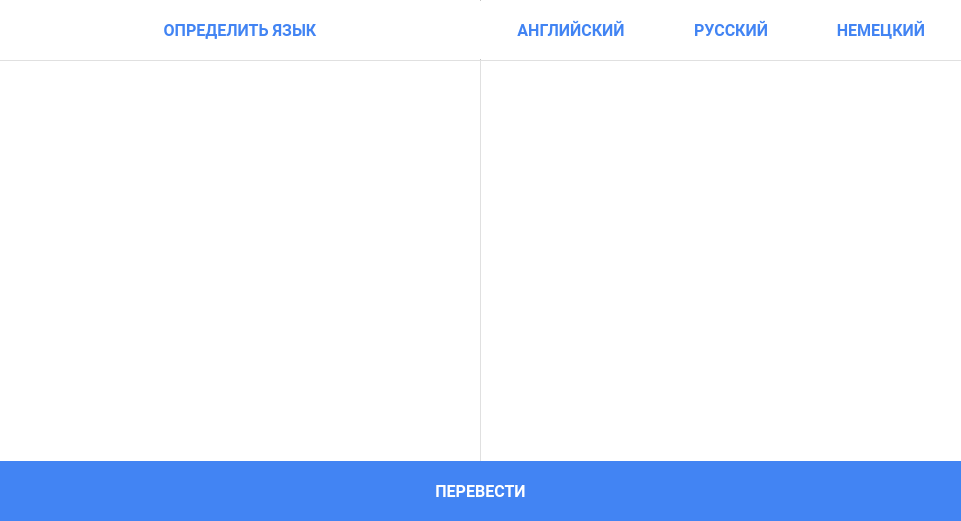
<?xml version="1.0" encoding="UTF-8"?>
<ui version="4.0">
 <class>MainWindow</class>
 <widget class="QMainWindow" name="MainWindow">
  <property name="geometry">
   <rect>
    <x>0</x>
    <y>0</y>
    <width>961</width>
    <height>521</height>
   </rect>
  </property>
  <property name="windowTitle">
   <string>MainWindow</string>
  </property>
  <property name="styleSheet">
   <string notr="true">background-color: #e0e0e0;</string>
  </property>
  <widget class="QWidget" name="centralwidget">
   <widget class="QPlainTextEdit" name="input_text">
    <property name="geometry">
     <rect>
      <x>0</x>
      <y>61</y>
      <width>480</width>
      <height>400</height>
     </rect>
    </property>
    <property name="font">
     <font>
      <family>Roboto</family>
      <pointsize>16</pointsize>
     </font>
    </property>
    <property name="styleSheet">
     <string notr="true">background-color: white;
border: 0;
padding: 25px
</string>
    </property>
   </widget>
   <widget class="QPlainTextEdit" name="output_text">
    <property name="geometry">
     <rect>
      <x>481</x>
      <y>61</y>
      <width>480</width>
      <height>400</height>
     </rect>
    </property>
    <property name="font">
     <font>
      <family>Roboto</family>
      <pointsize>16</pointsize>
     </font>
    </property>
    <property name="styleSheet">
     <string notr="true">background-color: white;
border: 0;
padding: 25px
</string>
    </property>
   </widget>
   <widget class="QFrame" name="toolbar">
    <property name="geometry">
     <rect>
      <x>0</x>
      <y>0</y>
      <width>961</width>
      <height>60</height>
     </rect>
    </property>
    <property name="styleSheet">
     <string notr="true">background-color: white;

</string>
    </property>
    <property name="frameShape">
     <enum>QFrame::StyledPanel</enum>
    </property>
    <property name="frameShadow">
     <enum>QFrame::Raised</enum>
    </property>
    <widget class="QPushButton" name="btn_check_lang">
     <property name="geometry">
      <rect>
       <x>0</x>
       <y>0</y>
       <width>480</width>
       <height>60</height>
      </rect>
     </property>
     <property name="font">
      <font>
       <family>Roboto</family>
       <pointsize>12</pointsize>
       <weight>75</weight>
       <bold>true</bold>
       <underline>false</underline>
      </font>
     </property>
     <property name="styleSheet">
      <string notr="true">QPushButton {
	color: #4284f3;
	border: 0;
	border-top: 4px solid transparent;
	border-bottom: 4px solid transparent;

}

QPushButton:hover {
	background-color: #d4e8fa;
}

QPushButton:pressed {
	border-top: 4px solid transparent;
	border-bottom: 4px solid #4284f3;
	background-color: white;
}</string>
     </property>
     <property name="text">
      <string>ОПРЕДЕЛИТЬ ЯЗЫК</string>
     </property>
     <property name="checkable">
      <bool>true</bool>
     </property>
     <property name="checked">
      <bool>true</bool>
     </property>
     <property name="autoRepeat">
      <bool>false</bool>
     </property>
    </widget>
    <widget class="QPushButton" name="btn_eng_lang">
     <property name="geometry">
      <rect>
       <x>481</x>
       <y>0</y>
       <width>180</width>
       <height>60</height>
      </rect>
     </property>
     <property name="font">
      <font>
       <family>Roboto</family>
       <pointsize>12</pointsize>
       <weight>75</weight>
       <bold>true</bold>
       <underline>false</underline>
      </font>
     </property>
     <property name="styleSheet">
      <string notr="true">QPushButton {
	color: #4284f3;
	border: 0;
	border-top: 4px solid transparent;
	border-bottom: 4px solid transparent;

}

QPushButton:hover {
	background-color: #d4e8fa;
}

QPushButton:pressed {
	border-top: 4px solid transparent;
	border-bottom: 4px solid #4284f3;
	background-color: white;
}</string>
     </property>
     <property name="text">
      <string>АНГЛИЙСКИЙ</string>
     </property>
     <property name="checkable">
      <bool>true</bool>
     </property>
     <property name="checked">
      <bool>true</bool>
     </property>
     <property name="autoRepeat">
      <bool>false</bool>
     </property>
    </widget>
    <widget class="QPushButton" name="btn_ru_lang">
     <property name="geometry">
      <rect>
       <x>661</x>
       <y>0</y>
       <width>140</width>
       <height>60</height>
      </rect>
     </property>
     <property name="font">
      <font>
       <family>Roboto</family>
       <pointsize>12</pointsize>
       <weight>75</weight>
       <bold>true</bold>
       <underline>false</underline>
      </font>
     </property>
     <property name="styleSheet">
      <string notr="true">QPushButton {
	color: #4284f3;
	border: 0;
	border-top: 4px solid transparent;
	border-bottom: 4px solid transparent;

}

QPushButton:hover {
	background-color: #d4e8fa;
}

QPushButton:pressed {
	border-top: 4px solid transparent;
	border-bottom: 4px solid #4284f3;
	background-color: white;
}</string>
     </property>
     <property name="text">
      <string>РУССКИЙ</string>
     </property>
     <property name="checkable">
      <bool>true</bool>
     </property>
     <property name="checked">
      <bool>true</bool>
     </property>
     <property name="autoRepeat">
      <bool>false</bool>
     </property>
    </widget>
    <widget class="QPushButton" name="btn_ge_lang">
     <property name="geometry">
      <rect>
       <x>801</x>
       <y>0</y>
       <width>160</width>
       <height>60</height>
      </rect>
     </property>
     <property name="font">
      <font>
       <family>Roboto</family>
       <pointsize>12</pointsize>
       <weight>75</weight>
       <bold>true</bold>
       <underline>false</underline>
      </font>
     </property>
     <property name="styleSheet">
      <string notr="true">QPushButton {
	color: #4284f3;
	border: 0;
	border-top: 4px solid transparent;
	border-bottom: 4px solid transparent;

}

QPushButton:hover {
	background-color: #d4e8fa;
}

QPushButton:pressed {
	border-top: 4px solid transparent;
	border-bottom: 4px solid #4284f3;
	background-color: white;
}</string>
     </property>
     <property name="text">
      <string>НЕМЕЦКИЙ</string>
     </property>
     <property name="checkable">
      <bool>true</bool>
     </property>
     <property name="checked">
      <bool>true</bool>
     </property>
     <property name="autoRepeat">
      <bool>false</bool>
     </property>
    </widget>
   </widget>
   <widget class="QPushButton" name="btn_translate">
    <property name="geometry">
     <rect>
      <x>0</x>
      <y>461</y>
      <width>961</width>
      <height>60</height>
     </rect>
    </property>
    <property name="font">
     <font>
      <family>Roboto</family>
      <pointsize>12</pointsize>
      <weight>75</weight>
      <bold>true</bold>
     </font>
    </property>
    <property name="styleSheet">
     <string notr="true">QPushButton {
	color: white;
	background-color: #4284f3;
	border: 0

}

QPushButton:hover {
	background-color: #76a4f5;
	border: 0
}

QPushButton:pressed {
	background-color: white;
	color: #4284f3;
	border-top: 2px solid #4284f3;
}</string>
    </property>
    <property name="text">
     <string>ПЕРЕВЕСТИ</string>
    </property>
   </widget>
  </widget>
 </widget>
 <resources/>
 <connections/>
</ui>
